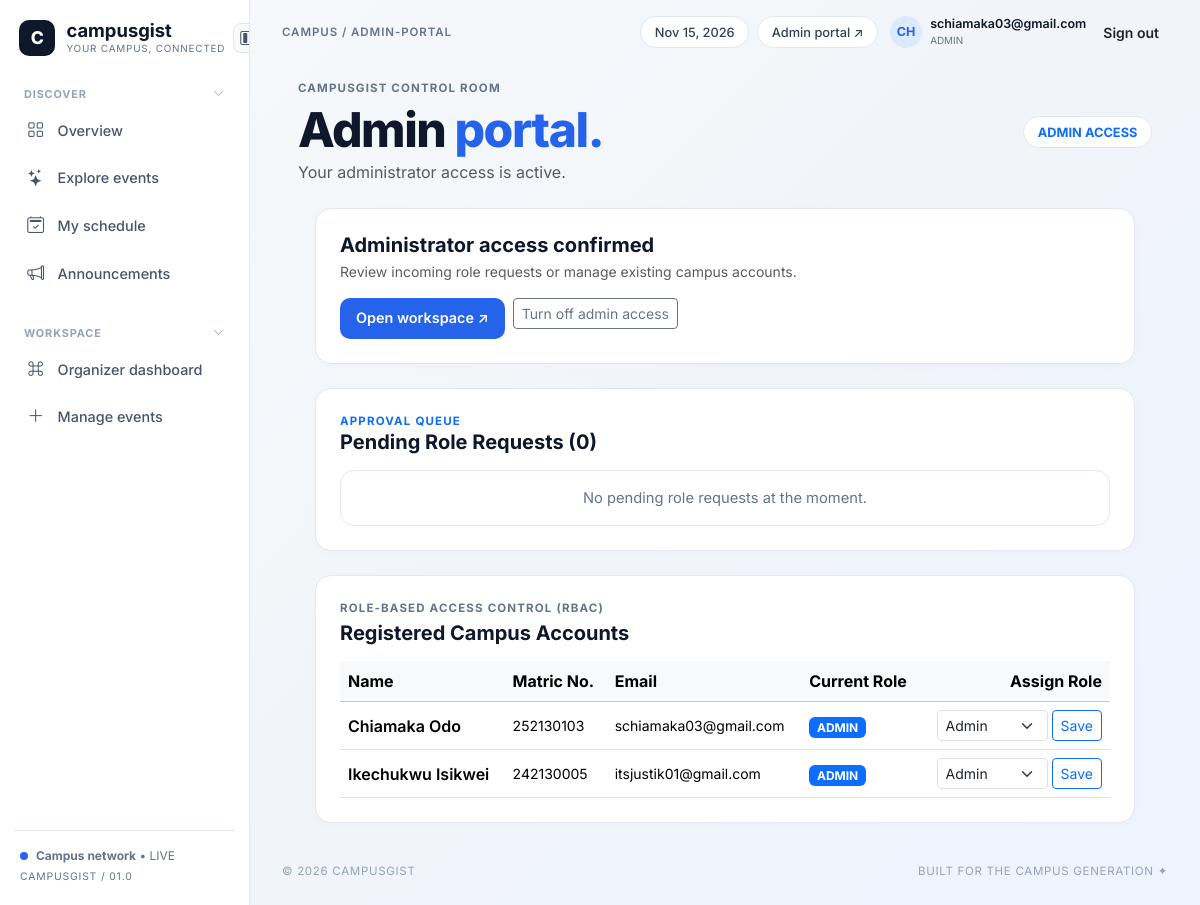
The page /admin.php (signed in) on the database as committed earlier.
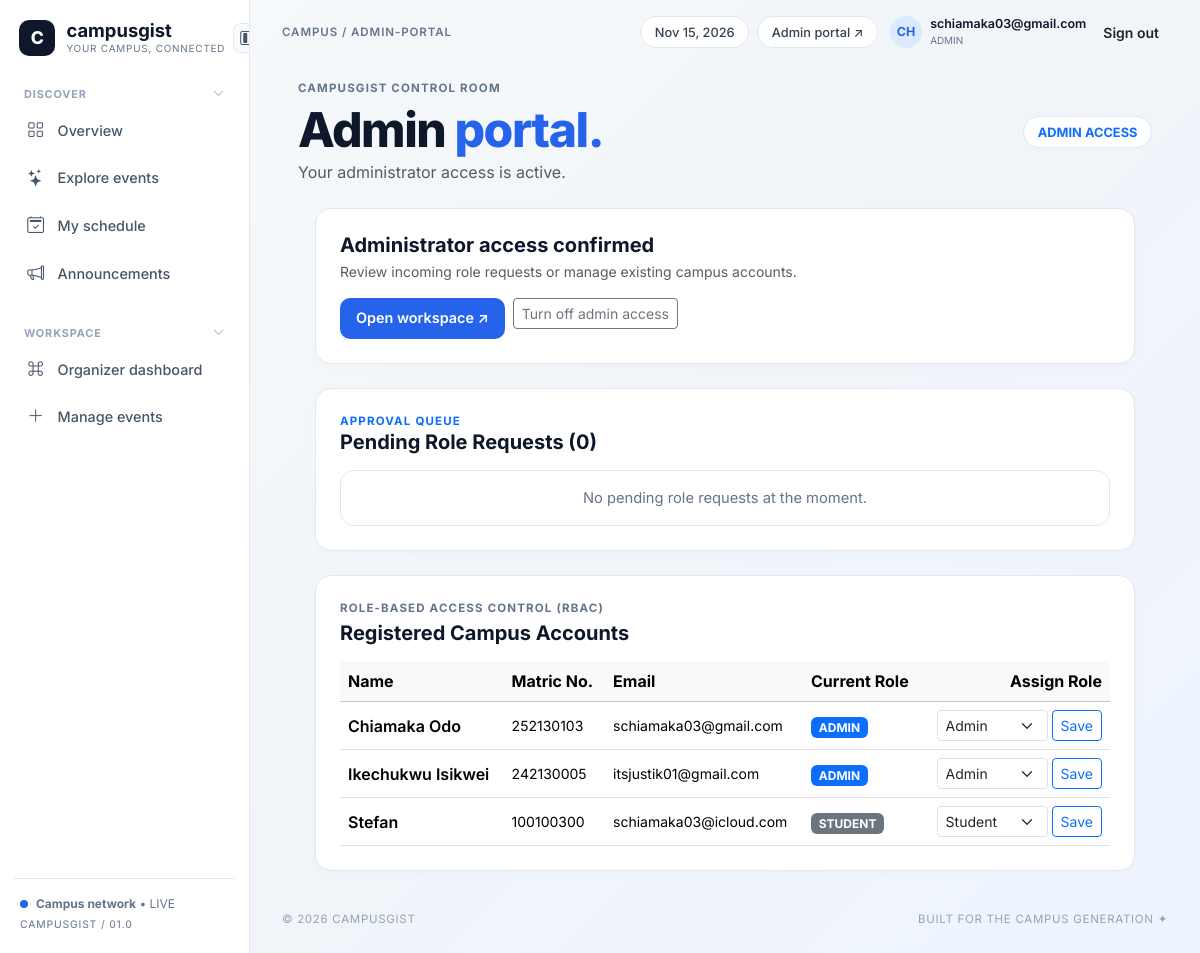
The same page on the database as committed later.
### tables this page shows
CREATE TABLE `users` (
  `id` int(11) NOT NULL,
  `full_name` varchar(120) NOT NULL,
  `matric_no` varchar(30) NOT NULL,
  `email` varchar(120) NOT NULL,
  `password_hash` varchar(255) NOT NULL,
  `role` enum('student','organizer','admin') DEFAULT 'student',
  `created_at` timestamp NOT NULL DEFAULT current_timestamp()
);

### includes/db_connect.php (called while the page is built, shortened)
<?php
function e($string) {
    return htmlspecialchars((string)$string, ENT_QUOTES, 'UTF-8');
}
function isLoggedIn() {
    return isset($_SESSION['user_id']);
}
function isStaff() {
    return isset($_SESSION['role']) && in_array($_SESSION['role'], ['organizer', 'admin']);
}
?>

### admin.php (the view, shortened to what this page needs)
<?php
$page_crumb = 'ADMIN-PORTAL';
require_once __DIR__ . '/includes/db_connect.php';
$current_user_id = (int)$_SESSION['user_id'];
$current_role = $_SESSION['role'];
$sync_stmt = $conn->prepare("SELECT role FROM users WHERE id = ?");
$sync_stmt->bind_param("i", $current_user_id);
$sync_stmt->execute();
if ($sync_row = $sync_stmt->get_result()->fetch_assoc()) {
    $current_role = $sync_row['role'];
}
require_once __DIR__ . '/includes/header.php';
$pending_requests = null;
$users_res = null;
if ($current_role === 'admin') {
    $pending_requests = $conn->query("SELECT rr.*, u.full_name, u.matric_no, u.email
                                      FROM role_requests rr
                                      JOIN users u ON rr.user_id = u.id
                                      WHERE rr.status = 'pending'
                                      ORDER BY rr.created_at ASC");
    $users_res = $conn->query("SELECT id, full_name, matric_no, email, role FROM users ORDER BY id ASC");
}
?>
<div class="d-flex justify-content-between align-items-center flex-wrap gap-3 mb-4">
    <div>
        <div class="eyebrow-text">CampusGist Control Room</div>
        <h1 class="hero-heading mb-1">Admin <span>portal.</span></h1>
        <p class="text-muted mb-0">
            <?php if ($current_role === 'admin'): ?>
                Your administrator access is active.
            <?php else: ?>
                Signed in as <strong><?= strtoupper(e($current_role)) ?></strong>. Request elevated workspace or admin privileges below.
            <?php endif; ?>
        </p>
    </div>
    <span class="topbar-pill text-primary fw-bold"><?= strtoupper(e($current_role)) ?> ACCESS</span>
</div>
<?php if ($current_role === 'admin'): ?>
    <div class="cg-card mx-auto mb-4 p-4" style="max-width: 820px;">
        <div class="d-flex justify-content-between align-items-center flex-wrap gap-3">
            <div>
                <h5 class="fw-bold mb-1">Administrator access confirmed</h5>
                <p class="text-muted small mb-0">Review incoming role requests or manage existing campus accounts.</p>
            </div>
            <div class="d-flex gap-2">
                <a href="dashboard.php" class="btn btn-sm btn-cg-primary px-3">Open workspace &#8599;</a>
                <form method="POST" action="admin.php" class="d-inline">
                    <button type="submit" class="btn btn-sm btn-outline-secondary">Turn off admin access</button>
                </form>
            </div>
        </div>
    </div>
    <div class="cg-card mx-auto mb-4" style="max-width: 820px;">
        <div class="d-flex justify-content-between align-items-center mb-3">
            <div>
                <div class="eyebrow-text text-primary mb-0">Approval Queue</div>
                <h5 class="fw-bold mb-0">Pending Role Requests (<?= $pending_requests ? $pending_requests->num_rows : 0 ?>)</h5>
            </div>
        </div>
        <?php if ($pending_requests && $pending_requests->num_rows > 0): ?>
            <div class="table-responsive">
                <table class="table align-middle mb-0">
                    <thead class="table-light">
                        <tr>
                            <th>Applicant</th>
                            <th>Requested Role</th>
                            <th>Reason</th>
                            <th class="text-end">Decision</th>
                        </tr>
                    </thead>
                    <tbody>
                        <?php while ($req = $pending_requests->fetch_assoc()): ?>
                            <tr>
                                <td>
                                    <div class="fw-semibold"><?= e($req['full_name']) ?></div>
                                    <div class="small text-muted"><?= e($req['matric_no']) ?> &bull; <?= e($req['email']) ?></div>
                                </td>
                                <td>
                                    <span class="badge bg-warning-subtle text-dark border border-warning">
                                        <?= strtoupper(e($req['requested_role'])) ?>
                                    </span>
                                </td>
                                <td class="small text-muted"><?= e($req['reason'] ?: 'No reason provided') ?></td>
                                <td class="text-end text-nowrap">
                                    <form method="POST" action="admin.php" class="d-inline">
                                        <input type="hidden" name="review_request" value="1">
                                        <input type="hidden" name="request_id" value="<?= $req['id'] ?>">
                                        <button type="submit" name="decision" value="approved" class="btn btn-sm btn-success">Approve</button>
                                        <button type="submit" name="decision" value="denied" class="btn btn-sm btn-outline-danger">Deny</button>
                                    </form>
                                </td>
                            </tr>
                        <?php endwhile; ?>
                    </tbody>
                </table>
            </div>
        <?php else: ?>
            <div class="empty-state-box py-3 text-center">No pending role requests at the moment.</div>
        <?php endif; ?>
    </div>
    <div class="cg-card mx-auto" style="max-width: 820px;">
        <div class="eyebrow-text mb-1">Role-Based Access Control (RBAC)</div>
        <h5 class="fw-bold mb-3">Registered Campus Accounts</h5>
        <div class="table-responsive">
            <table class="table align-middle mb-0">
                <thead class="table-light">
                    <tr>
                        <th>Name</th>
                        <th>Matric No.</th>
                        <th>Email</th>
                        <th>Current Role</th>
                        <th class="text-end">Assign Role</th>
                    </tr>
                </thead>
                <tbody>
                    <?php while ($u = $users_res->fetch_assoc()): ?>
                        <tr>
                            <td class="fw-semibold"><?= e($u['full_name']) ?></td>
                            <td class="small"><?= e($u['matric_no']) ?></td>
                            <td class="small"><?= e($u['email']) ?></td>
                            <td>
                                <span class="badge <?= $u['role'] === 'admin' ? 'bg-primary' : ($u['role'] === 'organizer' ? 'bg-info text-dark' : 'bg-secondary') ?>">
                                    <?= strtoupper(e($u['role'])) ?>
                                </span>
                            </td>
                            <td class="text-end">
                                <form method="POST" action="admin.php" class="d-inline-flex gap-1">
                                    <select name="new_role" class="form-select form-select-sm" style="width: auto;">
                                        <option value="student" <?= $u['role'] === 'student' ? 'selected' : '' ?>>Student</option>
                                        <option value="admin" <?= $u['role'] === 'admin' ? 'selected' : '' ?>>Admin</option>
                                    </select>
                                    <button type="submit" class="btn btn-sm btn-outline-primary">Save</button>
                                </form>
                            </td>
                        </tr>
                    <?php endwhile; ?>
                </tbody>
            </table>
        </div>
    </div>
<?php endif; ?>
<?php require_once __DIR__ . '/includes/footer.php'; ?>

### includes/header.php (shortened to what this page needs)
<?php
require_once __DIR__ . '/db_connect.php';
$current_page = basename($_SERVER['PHP_SELF']);
$page_crumb = $page_crumb ?? 'HOME';
?>
<!DOCTYPE html>
<html lang="en">
<head>
    <link href="https://cdn.jsdelivr.net/npm/bootstrap@5.3.3/dist/css/bootstrap.min.css" rel="stylesheet">
    <link href="https://cdn.jsdelivr.net/npm/bootstrap-icons@1.11.3/font/bootstrap-icons.min.css" rel="stylesheet">
    <link href="css/style.css" rel="stylesheet">
</head>
<body>
<div class="app-wrapper" id="appWrapper">
    <aside class="cg-sidebar" id="cgSidebar">
        <div>
            <div class="sidebar-header-row">
                <a href="index.php" class="brand-box">
                    <div class="brand-logo">C</div>
                    <div class="brand-text">
                        <div class="brand-title">campusgist</div>
                        <div class="brand-subtitle">Your Campus, Connected</div>
                    </div>
                </a>
                <button type="button" class="sidebar-collapse-btn d-none d-lg-inline-flex" id="railToggleBtn" title="Toggle compact sidebar">
                    <i class="bi bi-layout-sidebar-inset"></i>
                </button>
            </div>
            <button type="button" class="nav-section-toggle" data-target="discoverLinks" aria-expanded="true">
                <span class="nav-section-label-text">Discover</span>
                <i class="bi bi-chevron-down section-chevron"></i>
            </button>
            <nav class="nav-group-links" id="discoverLinks">
                <a href="index.php" class="cg-nav-link <?= $current_page === 'index.php' ? 'active' : '' ?>" title="Overview">
                    <i class="bi bi-grid"></i> <span class="nav-label">Overview</span>
                </a>
                <a href="events.php" class="cg-nav-link <?= $current_page === 'events.php' ? 'active' : '' ?>" title="Explore events">
                    <i class="bi bi-stars"></i> <span class="nav-label">Explore events</span>
                </a>
                <a href="schedule.php" class="cg-nav-link <?= $current_page === 'schedule.php' ? 'active' : '' ?>" title="My schedule">
                    <i class="bi bi-calendar2-check"></i> <span class="nav-label">My schedule</span>
                </a>
                <a href="announcements.php" class="cg-nav-link <?= $current_page === 'announcements.php' ? 'active' : '' ?>" title="Announcements">
                    <i class="bi bi-megaphone"></i> <span class="nav-label">Announcements</span>
                </a>
            </nav>
            <?php if (isStaff()): ?>
                <button type="button" class="nav-section-toggle mt-3" data-target="workspaceLinks" aria-expanded="true">
                    <span class="nav-section-label-text">Workspace</span>
                    <i class="bi bi-chevron-down section-chevron"></i>
                </button>
                <nav class="nav-group-links" id="workspaceLinks">
                    <a href="dashboard.php" class="cg-nav-link <?= $current_page === 'dashboard.php' ? 'active' : '' ?>" title="Organizer dashboard">
                        <i class="bi bi-command"></i> <span class="nav-label">Organizer dashboard</span>
                    </a>
                    <a href="manage.php" class="cg-nav-link <?= $current_page === 'manage.php' ? 'active' : '' ?>" title="Manage events">
                        <i class="bi bi-plus-lg"></i> <span class="nav-label">Manage events</span>
                    </a>
                </nav>
            <?php endif; ?>
        </div>
        <div class="sidebar-footer">
            <div class="mb-1 d-flex align-items-center">
                <span class="live-dot"></span>
                <span class="footer-text"><strong>Campus network</strong> &bull; LIVE</span>
            </div>
            <div class="footer-text" style="font-size: 0.65rem; letter-spacing: 0.08em;">CAMPUSGIST / 01.0</div>
        </div>
    </aside>
    <div class="cg-main" id="cgMain">
        <header class="cg-topbar">
            <div class="d-flex align-items-center gap-2">
                <span class="breadcrumb-label">CAMPUS / <?= e($page_crumb) ?></span>
            </div>
            <div class="d-flex align-items-center gap-2 flex-wrap">
                <span class="topbar-pill d-none d-sm-inline-block"><?= date('M j, Y') ?></span>
                <a href="admin.php" class="topbar-pill">Admin portal &#8599;</a>
                <?php if (isLoggedIn()): ?>
                    <div class="d-flex align-items-center gap-2 ms-1">
                        <span class="avatar-circle">
                            <?= strtoupper(substr($_SESSION['full_name'], 0, 2)) ?>
                        </span>
                        <div class="lh-1 d-none d-md-block">
                            <div style="font-size: 0.78rem; font-weight: 600;"><?= e($_SESSION['email']) ?></div>
                            <span style="font-size: 0.62rem; color: #64748b; text-transform: uppercase;">
                                <?= e($_SESSION['role']) ?>
                            </span>
                        </div>
                        <a href="logout.php" class="btn btn-sm btn-link text-decoration-none text-dark fw-semibold">Sign out</a>
                    </div>
                <?php else: ?>
                    <a href="login.php" class="btn btn-sm btn-cg-primary">Sign in</a>
                <?php endif; ?>
            </div>
        </header>
        <main class="container-fluid px-3 px-lg-5 py-3">

### includes/footer.php (shortened to what this page needs)
</main>
        <footer class="cg-footer">
            <span>&copy; 2026 CampusGist</span>
            <span>Built for the Campus Generation &#10022;</span>
        </footer>
    </div>
</div>
</body>
</html>

Rows that differ between the two databases and show on the page:
added users: full_name "Stefan", matric_no "100100300", email "schiamaka03@icloud.com", role "STUDENT", new_role "Student"
